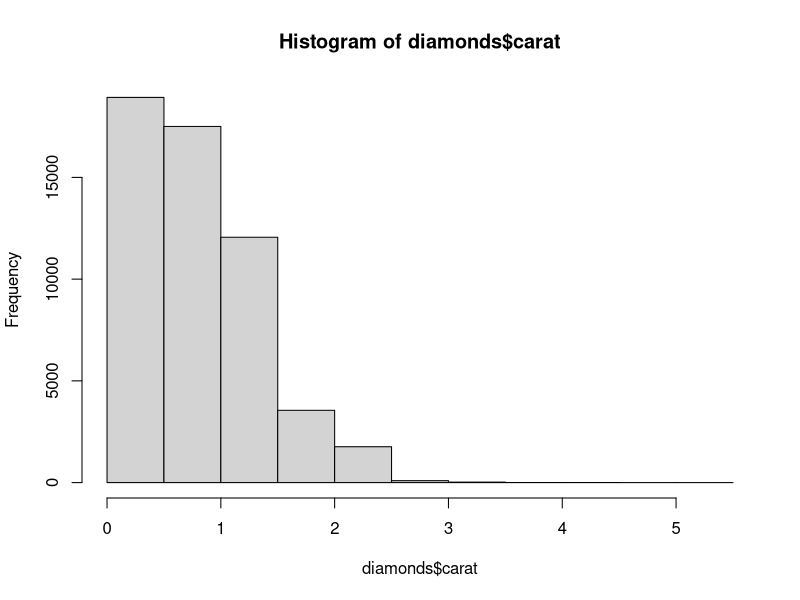
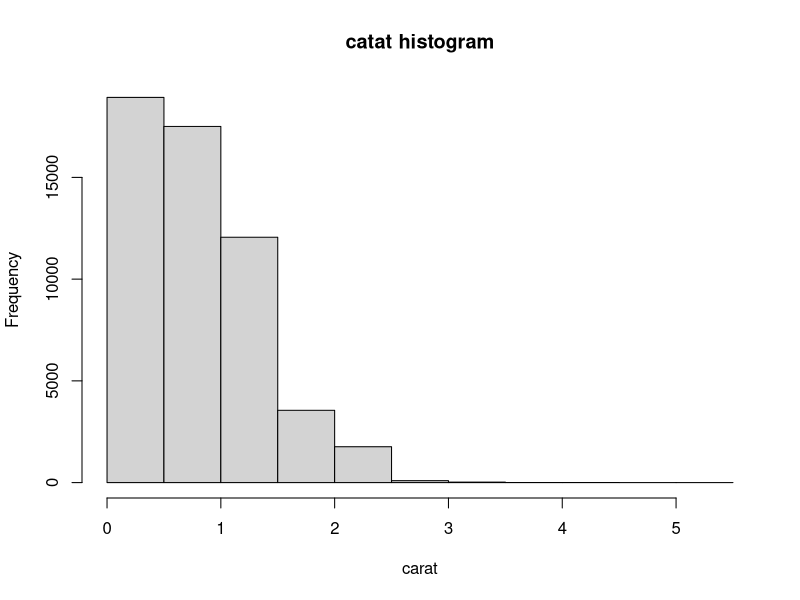

These figures' R source, in order:
require(ggplot2)
data("diamonds")
head(diamonds)

#histogram
hist(diamonds$carat)

# xlab = x as
hist(diamonds$carat, main = "catat histogram", xlab = "carat")

